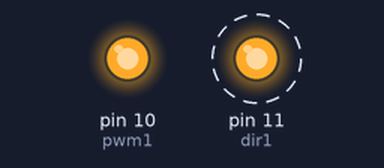
This sketch was run on a simulated Arduino Uno, built with avr-gcc and run on an emulated ATmega328P. Shown: output pins drawn as LEDs (lit = HIGH). Dashed ring = blinking.

Above: at 0.2 s.
Timing chart, 0 to 3.0 s (numbered marks = the images above):
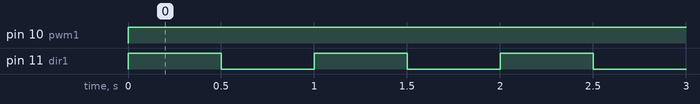

Measured:
- by itself, pin 10 (pwm1): LOW → HIGH at 0.00 s
- by itself, pin 11 (dir1): alternates HIGH for 0.50 s and LOW for 0.50 s

The sketch:

hbridge_test.ino
```cpp
const int pwm1 = 10;
const int dir1 = 11;

void setup() {
  // put your setup code here, to run once:
  pinMode(pwm1, OUTPUT);
  pinMode(dir1, OUTPUT);
}

void loop() {
  // put your main code here, to run repeatedly:
  analogWrite(pwm1,255);
  digitalWrite(dir1,HIGH);
  delay(500);
  digitalWrite(dir1,LOW);
  delay(500);
}
```
